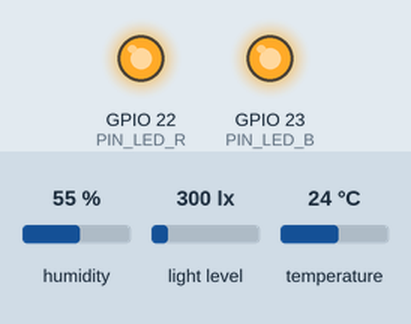
This sketch was run on a simulated ESP32. On the bench: output pins drawn as LEDs (lit = HIGH). Inputs (shaded band) come from the test bench; at power-on: humidity 55 %, light level 300 lx, temperature 24 °C. What the sketch prints to the serial monitor is not drawn.

Above: at 1.8 s.
At 6.12 s:
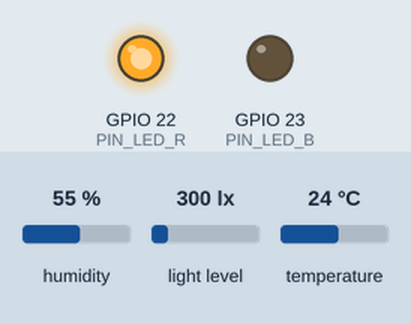
Timing chart, 0 to 7.5 s (numbered marks = the images above):
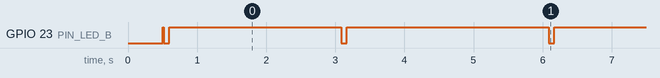

The sketch:

BrainBoard_Remote_v05.ino
```cpp
/*
 * BrainBoard_Remote_v0.5.ino
 *
 * Automato Brain Board V2.0 — Remote Sensor Node (Board 2)
 *
 * Changelog:
 *   v0.1 — Initial single-board sensor web dashboard (Host only)
 *   v0.2 — Added two-board ESP-NOW LR support; this Remote sketch created
 *   v0.3 — Fixed ESP-NOW send callback signature for ESP-IDF v5.5+
 *           (wifi_tx_info_t* replaces uint8_t* mac in send cb)
 *   v0.4 — Matched Host v0.4 LR fix: enable LR on AP interface only,
 *           keep STA in normal mode for router compatibility
 *   v0.5 — Channel scan at startup (Option A):
 *           Board 2 scans channels 1–13, sends a ping on each,
 *           locks to whichever channel Board 1 ACKs on.
 *           Re-scans after RESCAN_TIMEOUT_MS of failed sends.
 *           Fixed LR protocol: moved to STA interface (same fix as Host v0.8).
 *
 * This board is powered only (no WiFi router needed).
 * It reads its onboard SHTC3 + TSL2591 sensors and
 * broadcasts the data via ESP-NOW in LR mode to Board 1 (the host).
 *
 * Required libraries:
 *   - Adafruit SHTC3 Library   (search "Adafruit SHTC3")
 *   - Adafruit TSL2591         (search "Adafruit TSL2591")
 *   - Adafruit BusIO           (install when prompted)
 *   - Adafruit Unified Sensor  (install when prompted)
 *
 * BEFORE FLASHING:
 *   1. Flash BrainBoard_Host_v08 to Board 1 first.
 *   2. Open Serial Monitor on Board 1 and note its MAC address
 *      printed at startup (format: AA:BB:CC:DD:EE:FF).
 *   3. Paste that MAC address into HOST_MAC_ADDRESS below.
 *   4. Flash this sketch to Board 2.
 */

#include <WiFi.h>
#include <esp_now.h>
#include <esp_wifi.h>
#include <Wire.h>
#include "Adafruit_SHTC3.h"
#include <Adafruit_TSL2591.h>

// ─────────────────────────────────────────────
// Hardware pin definitions
// ─────────────────────────────────────────────
#define PIN_SDA   6    // I2C data  — Brain Board V2.0
#define PIN_SCL   7    // I2C clock — Brain Board V2.0
#define PIN_LED_B 23   // Blue LED
#define PIN_LED_R 22   // Red LED

// ─────────────────────────────────────────────
// MAC address of Board 1 (the host)
// Replace with the actual MAC printed by Board 1 at startup
// ─────────────────────────────────────────────
uint8_t HOST_MAC_ADDRESS[] = {0xE4, 0xB3, 0x23, 0x89, 0x7E, 0x20};

// How often to send sensor data (milliseconds)
#define SEND_INTERVAL_MS   3000

// How long to wait for an ACK on each channel during scan (milliseconds)
#define SCAN_ACK_WAIT_MS   300

// After this many ms of consecutive send failures, trigger a re-scan
#define RESCAN_TIMEOUT_MS  30000

// ─────────────────────────────────────────────
// Shared data structure — must be identical on both boards
// ─────────────────────────────────────────────
typedef struct {
  float    tempC;
  float    tempF;
  float    humidity;
  float    lux;
  uint16_t visible;
  uint16_t infrared;
  bool     shtcOk;
  bool     tslOk;
  uint32_t uptime;        // seconds
} SensorPayload;

// Ping packet type — sent during channel scan, Host ignores it gracefully
// (it's smaller than SensorPayload so Host's onDataReceived length check
//  will reject it, but the ESP-NOW ACK still comes back at the radio level)
typedef struct {
  uint8_t type;   // 0xFF = ping
} PingPayload;

// ─────────────────────────────────────────────
// Remote I2C scan — request/response packets
// Must match Host firmware exactly
// ─────────────────────────────────────────────
#define MSG_SCAN_REQUEST  0x01
#define MSG_SCAN_RESPONSE 0x02

typedef struct { uint8_t type; } ScanRequestPayload;

typedef struct {
  uint8_t type;       // MSG_SCAN_RESPONSE
  uint8_t count;      // number of addresses found (0–32)
  uint8_t addrs[32];  // decimal I2C addresses
} ScanResponsePayload;

// ─────────────────────────────────────────────
// Hardware
// ─────────────────────────────────────────────
Adafruit_SHTC3   shtc3;
Adafruit_TSL2591 tsl(2591);
SensorPayload    payload;

bool shtcReady = false;
bool tslReady  = false;

// ─────────────────────────────────────────────
// Channel scan state
// ─────────────────────────────────────────────
volatile bool    lastSendOk      = false;  // set by send callback
int              lockedChannel   = -1;     // -1 = not yet found
unsigned long    lastSuccessMs   = 0;      // millis() of last successful send

// ─────────────────────────────────────────────
// ESP-NOW send callback
// ─────────────────────────────────────────────
void onDataSent(const wifi_tx_info_t* info, esp_now_send_status_t status) {
  lastSendOk = (status == ESP_NOW_SEND_SUCCESS);
  if (lastSendOk) {
    digitalWrite(PIN_LED_B, LOW); delay(80); digitalWrite(PIN_LED_B, HIGH);
  } else {
    digitalWrite(PIN_LED_R, LOW); delay(80); digitalWrite(PIN_LED_R, HIGH);
  }
}

// ─────────────────────────────────────────────
// Set peer to a specific channel and re-register
// ─────────────────────────────────────────────
void setPeerChannel(uint8_t ch) {
  esp_now_del_peer(HOST_MAC_ADDRESS);
  esp_now_peer_info_t peer = {};
  memcpy(peer.peer_addr, HOST_MAC_ADDRESS, 6);
  peer.channel = ch;
  peer.encrypt = false;
  esp_now_add_peer(&peer);
}

// ─────────────────────────────────────────────
// Scan channels 1–13, return the first one Board 1 ACKs on
// Returns -1 if no channel responds
// ─────────────────────────────────────────────
int scanForHost() {
  Serial.println("Scanning channels 1–13 for Board 1...");
  PingPayload ping = {0xFF};

  for (int ch = 1; ch <= 13; ch++) {
    Serial.printf("  Channel %d... ", ch);

    // Switch WiFi channel
    esp_wifi_set_channel(ch, WIFI_SECOND_CHAN_NONE);
    setPeerChannel(ch);

    lastSendOk = false;
    esp_now_send(HOST_MAC_ADDRESS, (uint8_t*)&ping, sizeof(ping));

    // Wait up to SCAN_ACK_WAIT_MS for the callback to fire
    unsigned long t = millis();
    while (millis() - t < SCAN_ACK_WAIT_MS) {
      if (lastSendOk) break;
      delay(10);
    }

    if (lastSendOk) {
      Serial.printf("ACK! Locking to channel %d.\n", ch);
      return ch;
    } else {
      Serial.println("no response.");
    }
  }
  return -1;
}

// ─────────────────────────────────────────────
// Read sensors into payload struct
// ─────────────────────────────────────────────
void readSensors() {
  sensors_event_t hum_evt, temp_evt;
  shtc3.getEvent(&hum_evt, &temp_evt);
  if (!isnan(temp_evt.temperature)) {
    payload.tempC    = temp_evt.temperature;
    payload.tempF    = payload.tempC * 9.0 / 5.0 + 32.0;
    payload.humidity = hum_evt.relative_humidity;
    payload.shtcOk   = true;
  } else {
    payload.shtcOk = false;
  }

  if (tslReady) {
    uint32_t lum     = tsl.getFullLuminosity();
    payload.infrared = lum >> 16;
    payload.visible  = lum & 0xFFFF;
    float lux        = tsl.calculateLux(payload.visible, payload.infrared);
    payload.lux      = (lux < 0) ? 0 : lux;
    payload.tslOk    = true;
  } else {
    payload.tslOk = false;
  }

  payload.uptime = millis() / 1000;
}

// ─────────────────────────────────────────────
// ESP-NOW receive callback — handles commands from Host
// ─────────────────────────────────────────────
void onCommandReceived(const esp_now_recv_info_t* info, const uint8_t* data, int len) {
  if (len == sizeof(ScanRequestPayload) && data[0] == MSG_SCAN_REQUEST) {
    Serial.println("I2C scan requested by Host — scanning...");
    ScanResponsePayload resp = {};
    resp.type  = MSG_SCAN_RESPONSE;
    resp.count = 0;
    for (uint8_t addr = 0x08; addr <= 0x77; addr++) {
      Wire.beginTransmission(addr);
      if (Wire.endTransmission() == 0) {
        if (resp.count < 32) resp.addrs[resp.count++] = addr;
      }
    }
    Serial.printf("Remote scan complete: %d device(s) found.\n", resp.count);
    esp_now_send(HOST_MAC_ADDRESS, (uint8_t*)&resp, sizeof(resp));
  }
}

// ─────────────────────────────────────────────
// Setup
// ─────────────────────────────────────────────
void setup() {
  Serial.begin(115200);
  delay(500);

  pinMode(PIN_LED_R, OUTPUT); digitalWrite(PIN_LED_R, HIGH);
  pinMode(PIN_LED_B, OUTPUT); digitalWrite(PIN_LED_B, HIGH);

  Serial.println("\n=== Automato Brain Board Remote v0.5.0 ===");

  // ── I2C & Sensors ────────────────────────
  Wire.begin(PIN_SDA, PIN_SCL);

  Serial.print("SHTC3... ");
  if (shtc3.begin()) { shtcReady = true; Serial.println("OK"); }
  else                {                  Serial.println("FAILED"); }

  Serial.print("TSL2591... ");
  if (tsl.begin()) {
    tsl.setGain(TSL2591_GAIN_MED);
    tsl.setTiming(TSL2591_INTEGRATIONTIME_300MS);
    tslReady = true;
    Serial.println("OK");
  } else {
    Serial.println("FAILED");
  }

  // ── WiFi ─────────────────────────────────
  // LR on STA only — AP stays standard 802.11 (same fix as Host v0.8)
  WiFi.mode(WIFI_AP_STA);
  esp_wifi_set_protocol(WIFI_IF_STA,
    WIFI_PROTOCOL_11B | WIFI_PROTOCOL_11G | WIFI_PROTOCOL_11N | WIFI_PROTOCOL_LR);

  Serial.print("Board 2 MAC: ");
  Serial.println(WiFi.macAddress());
  Serial.print("Targeting Board 1 MAC: ");
  for (int i = 0; i < 6; i++) {
    Serial.printf("%02X", HOST_MAC_ADDRESS[i]);
    if (i < 5) Serial.print(":");
  }
  Serial.println();

  // ── Init ESP-NOW ─────────────────────────
  if (esp_now_init() != ESP_OK) {
    Serial.println("ESP-NOW init FAILED. Halting.");
    while (true) {
      digitalWrite(PIN_LED_R, LOW); delay(200);
      digitalWrite(PIN_LED_R, HIGH); delay(200);
    }
  }
  esp_now_register_send_cb(onDataSent);
  esp_now_register_recv_cb(onCommandReceived);

  // Register peer on ch 1 initially — scanForHost() will update it
  setPeerChannel(1);

  // ── Channel scan ─────────────────────────
  while (lockedChannel == -1) {
    lockedChannel = scanForHost();
    if (lockedChannel == -1) {
      Serial.println("No response on any channel. Retrying in 5s...");
      // Slow red blink while waiting
      for (int i = 0; i < 5; i++) {
        digitalWrite(PIN_LED_R, LOW); delay(500);
        digitalWrite(PIN_LED_R, HIGH); delay(500);
      }
    }
  }

  lastSuccessMs = millis();
  Serial.printf("Ready. Sending every %d ms on channel %d.\n",
                SEND_INTERVAL_MS, lockedChannel);
}

// ─────────────────────────────────────────────
// Loop
// ─────────────────────────────────────────────
void loop() {
  static unsigned long lastSend = 0;
  unsigned long now = millis();

  // Re-scan if we haven't had a successful send in RESCAN_TIMEOUT_MS
  if (lockedChannel != -1 && (now - lastSuccessMs) > RESCAN_TIMEOUT_MS) {
    Serial.println("No successful sends for 30s — re-scanning channels.");
    lockedChannel = -1;
    while (lockedChannel == -1) {
      lockedChannel = scanForHost();
      if (lockedChannel == -1) {
        Serial.println("No response. Retrying in 5s...");
        for (int i = 0; i < 5; i++) {
          digitalWrite(PIN_LED_R, LOW); delay(500);
          digitalWrite(PIN_LED_R, HIGH); delay(500);
        }
      }
    }
    lastSuccessMs = millis();
    Serial.printf("Re-locked to channel %d.\n", lockedChannel);
  }

  if (now - lastSend >= SEND_INTERVAL_MS) {
    lastSend = now;
    readSensors();

    Serial.printf("Sending → Temp: %.1f°C  Hum: %.1f%%  Lux: %.1f  ch:%d\n",
                  payload.tempC, payload.humidity, payload.lux, lockedChannel);

    lastSendOk = false;
    esp_err_t result = esp_now_send(HOST_MAC_ADDRESS,
                                    (uint8_t*)&payload,
                                    sizeof(payload));
    if (result != ESP_OK) {
      Serial.printf("esp_now_send error: %d\n", result);
    } else {
      // Wait briefly for callback so we can update lastSuccessMs
      unsigned long t = millis();
      while (millis() - t < 300 && !lastSendOk) delay(10);
      if (lastSendOk) lastSuccessMs = millis();
    }
  }
}
```

Measured:
- by itself, GPIO 23 (PIN_LED_B): goes LOW 0.08 s, HIGH 2.5 s, 42 × (LOW 0.08 s, HIGH 2.9 s), LOW 0.08 s, then HIGH
